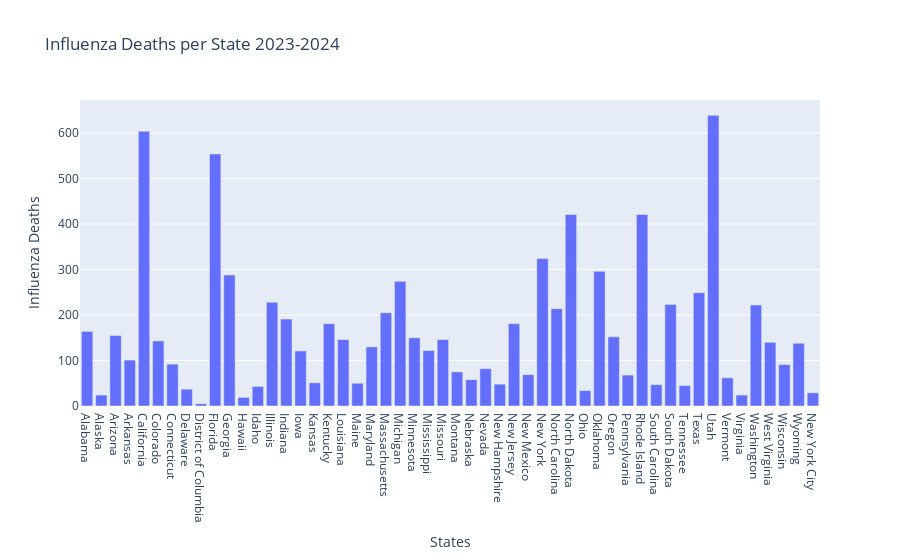

The notebook cell this image was saved under:
### Code cell
states = influenza_deaths_df['States']
deaths = influenza_deaths_df['Influenza Deaths']

'''
plt.figure(figsize=(12, 5))
plt.bar(states, deaths, color='red')
plt.xticks(rotation=90)
plt.xlabel('States')
plt.ylabel('Influenza Deaths')
plt.title('Influenza Deaths per State 2023-2024')
plt.show()
'''
import plotly.express as px

states = influenza_deaths_df['States']
deaths = influenza_deaths_df['Influenza Deaths']

fig = px.bar(x=states, y=deaths, labels={'x':'States', 'y':'Influenza Deaths'}, title='Influenza Deaths per State 2023-2024')
fig.show()

### Figure 1 — Plotly figure (JSON) as saved in the notebook; plotly's stock layout.template omitted (floating-point values rounded to 4 significant figures)
{"data": [{"alignmentgroup": "True", "hovertemplate": "States=%{x}<br>Influenza Deaths=%{y}<extra></extra>", "legendgroup": "", "marker": {"color": "#636efa", "pattern": {"shape": ""}}, "name": "", "offsetgroup": "", "orientation": "v", "showlegend": false, "textposition": "auto", "type": "bar", "x": ["Alabama", "Alaska", "Arizona", "Arkansas", "California", "Colorado", "Connecticut", "Delaware", "District of Columbia", "Florida", "Georgia", "Hawaii", "Idaho", "Illinois", "Indiana", "Iowa", "Kansas", "Kentucky", "Louisiana", "Maine", "Maryland", "Massachusetts", "Michigan", "Minnesota", "Mississippi", "Missouri", "Montana", "Nebraska", "Nevada", "New Hampshire", "New Jersey", "New Mexico", "New York", "North Carolina", "North Dakota", "Ohio", "Oklahoma", "Oregon", "Pennsylvania", "Rhode Island", "South Carolina", "South Dakota", "Tennessee", "Texas", "Utah", "Vermont", "Virginia", "Washington", "West Virginia", "Wisconsin", "Wyoming", "New York City"], "xaxis": "x", "y": [164, 24, 155, 101, 604, 143, 92, 37, 5, 554, 288, 19, 43, 228, 191, 121, 51, 181, 146, 50, 130, 205, 274, 150, 122, 146, 75, 58, 82, 48, 181, 69, 324, 214, 421, 34, 296, 152, 68, 421, 47, 223, 45, 249, 639, 62, 24, 222, 140, 91, 138, 29], "yaxis": "y"}], "layout": {"autosize": true, "barmode": "relative", "dragmode": "pan", "legend": {"tracegroupgap": 0}, "title": {"text": "Influenza Deaths per State 2023-2024"}, "xaxis": {"anchor": "y", "autorange": true, "domain": [0, 1], "range": [-0.5, 51.5], "showspikes": false, "title": {"text": "States"}, "type": "category"}, "yaxis": {"anchor": "x", "autorange": true, "domain": [0, 1], "range": [0, 672.6], "showspikes": false, "title": {"text": "Influenza Deaths"}, "type": "linear"}}}
